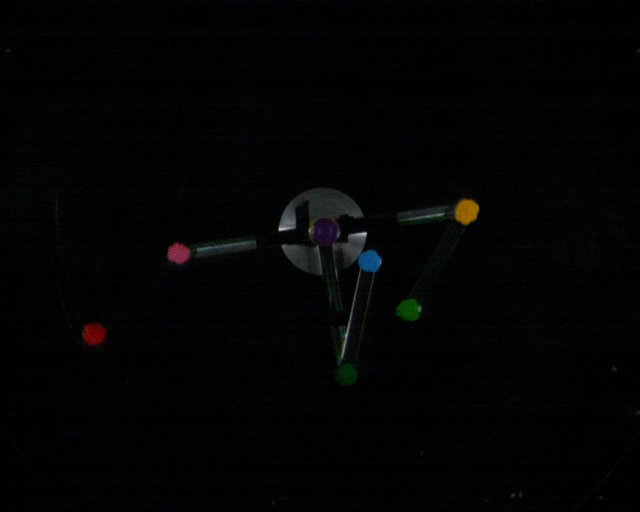
#> input picture frame1.png, 1280 x 1024 px, given in place of the camera (shown at 1/2 size)
$ python tracking.py
#> lines starting #> are read from the running program, lines starting #| are printed output that depends on the picture
#> in main_loop, model.frame is the input picture: shape (1024, 1280, 3); mean B, G, R 3.3, 3.5, 3.2
import numpy as np
import time
import imutils
import os
import cv2
import matplotlib.pyplot as plt
from matplotlib.animation import FuncAnimation
import psutil
import collections


## TODO:
"""
Things to fix:
- Write data smoothing (using known fixed distances and stuff)

"""


class Model:
    """
    Class that keeps track of what is going on in the program. It knows the current color
    of the drawing tool, and things like whether the program should be quitting. Also,
    the init of the model is where the elements of the interface are created (not displayed)
    """
    def __init__(self):
        self.frame = None
        self.upper_color = np.zeros(1)
        self.lower_color = np.zeros(1)
        self.calibration_start = 0
        self.elapsed_time = 0
        self.calibration_time = 10
        self.current_path = os.path.dirname(__file__)
        self.line_points = []
        self.cursor = ()
        self.state = 'calibration'
        self.fig = plt.figure()
        self.ax = self.fig.add_subplot(1,1,1)
        self.calib_count = 0

        self.xdata = np.zeros(100)
        self.ydata = np.zeros(100)

    # [16 lines left out: function show_data, not called in this run]
        #plt.pause(0.001)


class Controller:
    """
    A class to detect input from the user of the program. It takes the model as input, and has a
    function to return the position of an object of the color from the calibration step
    """
    def __init__(self, model):
        self.model = model

    # [45 lines left out: functions check_distance, detect_wand, not called in this run]

class View:
    """
    Class that creates and then draws on the display. Here is where you draw draw_lines
    and tell the program to display interface elements. If we add future tools besides the line,
    it will go here.
    """
    def __init__(self, model):
        self.model = model


    # [21 lines left out: functions show_position, show_cursor, not called in this run]


def process_frame(model, controller, view):
    """
    This function finds the cursors, executes what current tool needs to happen,
    shows all the buttons, and draws on the frame.
    """
    model.frame = cv2.flip(model.frame,1) # reverse the frame so people aren't confused
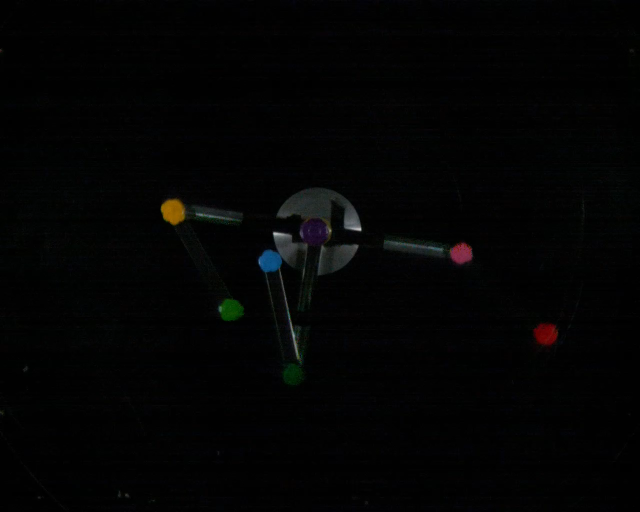
#> model.frame: shape (1024, 1280, 3) (shown at 1/2 size); mean B, G, R 3.3, 3.5, 3.2
    if model.state == 'tracking':
        model.cursor = controller.detect_wand(model.lower_color, model.upper_color) # find both cursors
        view.show_position()
        view.show_cursor()
        if model.cursor is not None and model.cursor is not False:
            #print(model.cursor[0], model.cursor[1])
            model.show_data(model.cursor[0], model.cursor[1])
        model.line_points.append(model.cursor) # if the program is drawing, it simply needs to add to the list of points to be drawn.


    if model.state == 'calibration': # all this  or model.tool =='calibration 2'code only needs to run if the program is currently calibrating
        model.elapsed_time = time.time() - model.calibration_start
        if model.elapsed_time < model.calibration_time:
            cv2.putText(model.frame,'Place calibration color in center:' + str(int(model.calibration_time - model.elapsed_time)),(30,30),cv2.FONT_HERSHEY_DUPLEX,1,(255, 255, 255))
            cv2.circle(model.frame, (int(model.frame.shape[1]/2), int(model.frame.shape[0]/2)), 50,(255,255,255), thickness = 3)
            cv2.circle(model.frame, (int(model.frame.shape[1]/2), int(model.frame.shape[0]/2)), 55,(0,0,0), thickness = 3)
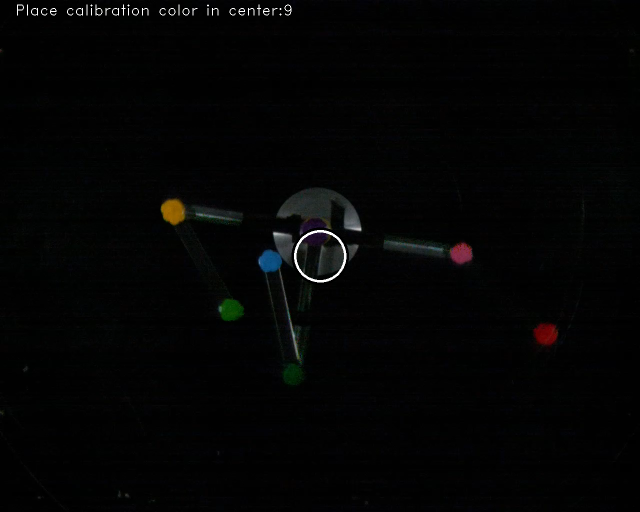
#> model.frame: shape (1024, 1280, 3) (shown at 1/2 size); mean B, G, R 3.9, 4.1, 3.8
        elif model.elapsed_time > model.calibration_time:
            kernel = np.ones((15, 15), 'uint8') # make a kernel for blurring
            model.frame = cv2.dilate(model.frame, kernel) # blur the frame to average out the value in the circle
            model.frame = cv2.GaussianBlur(model.frame, (17, 17), 0)
            hsv_frame = cv2.cvtColor(model.frame, cv2.COLOR_BGR2HSV)
            pixel = hsv_frame[int(model.frame.shape[0]/2), int(model.frame.shape[1]/2)] # grab the pixel from the center of the calibration circle

            model.lower_color, model.upper_color = (np.array([pixel[0]-10,50,50]), np.array([pixel[0]+10,250,250]))
            model.elapsed_time = 0
            model.calibration_start = time.time()
            model.calib_count += 1
            # model.state = 'tracking'
            print(model.lower_color, model.upper_color)
            model.state = 'tracking'


def main_loop():
    """
    If this script is run directly, this loop takes care of making a window for the
    program and initializing everything. If the program is being run as a web app,
    this function is not used.
    """
    model = Model()
    view = View(model)
    controller = Controller(model)
    cap = cv2.VideoCapture(0)
    model.calibration_start = time.time()
    #while cv2.getWindowProperty(cap, 0) >=0:
    plt.ion()
    plt.show()
    while True:
        #keyCode = cv2.waitKey(50)
        _, model.frame = cap.read() # get a frame from the camera
        process_frame(model,controller,view) # this is where all the work is done.
        cv2.imshow('pendulum tracker',model.frame)
        if cv2.waitKey(1) & 0xFF == ord('q') or model.state == 'exit':
#> (key q is pressed here)
            cap.release()
            cv2.destroyAllWindows()
            break

    # [6 lines of commented-out code are left out]


if __name__ == '__main__':
    # again, this doesn't run unless this script is run directly, not from the browser
    main_loop()
